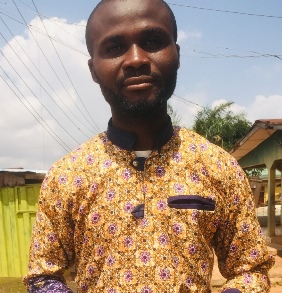
#> input picture resources/YangeTest.JPG, 282 x 293 px, found by its file name
$ python hogimg.py
#> lines starting #> are read from the running program, lines starting #| are printed output that depends on the picture
import numpy as np
import matplotlib.pyplot as plt
from skimage.feature import hog
from skimage import exposure
from skimage import io, color

# Load an example image
image_path = 'resources/YangeTest.jpg'
image = io.imread(image_path)
#> image is the input picture: shape (293, 282, 3); mean R, G, B 170.6, 147.6, 123.7

# Convert the image to grayscale if it's not already
if image.ndim == 3:
    image = color.rgb2gray(image)
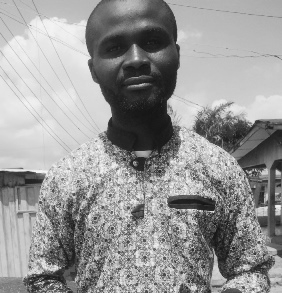
#> image: shape (293, 282) float64; min 0.0772, max 0.966, mean 0.591

# Compute HOG features
# `visualize=True` creates a visualization of the HOG features
# `block_norm` can be set to 'L2-Hys' for improved normalization
features, hog_image = hog(image, visualize=True, block_norm='L2-Hys')
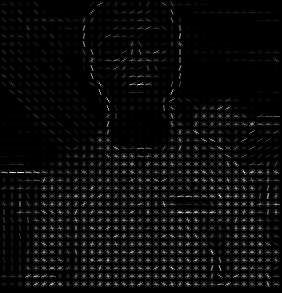
#> hog_image: shape (293, 282) float64; min 0, max 0.247, mean 0.0107; drawn with min black and max white

# Enhance the contrast of the HOG image for visualization
hog_image_rescaled = exposure.rescale_intensity(hog_image, in_range=(0, 10))

# Display the original image and the HOG visualization
fig, (ax1, ax2) = plt.subplots(1, 2, figsize=(12, 6), sharex=True, sharey=True)

ax1.imshow(image, cmap=plt.cm.gray)
ax1.set_title('Input Image')

ax2.imshow(hog_image_rescaled, cmap=plt.cm.gray)
ax2.set_title('HOG Visualization')
plt.show()
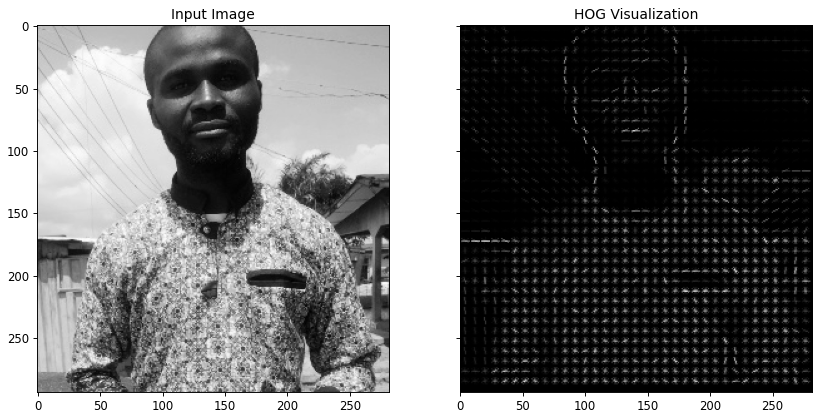
#> figure drawn by matplotlib, 2 panels

$ run again, with resources/Yange.jpg copied over resources/YangeTest.JPG
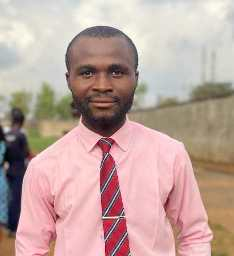
#> input picture resources/Yange.jpg, 234 x 256 px, found by its file name
#> image is the input picture: shape (256, 234, 3); mean R, G, B 191.8, 165, 158.4
#> image: shape (256, 234) float64
#> `hog_image_rescaled = exposure.rescale_intensity(hog_image, in_range=(0..`:
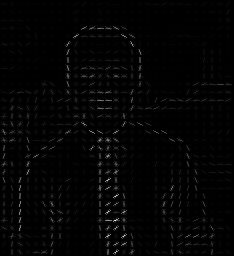
#> hog_image_rescaled: shape (256, 234) float64; min 0, max 0.0339, mean 0.000541; drawn with min black and max white
#> `plt.show()`:
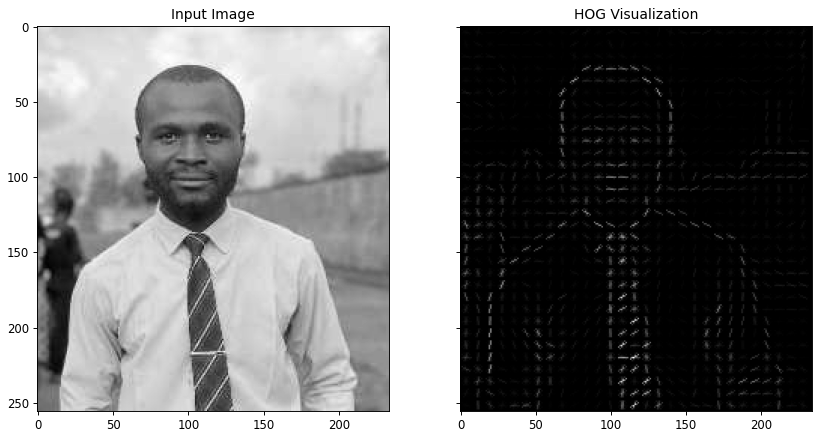
#> figure drawn by matplotlib, 2 panels
